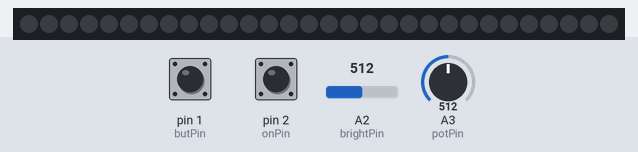
Recording of a sketch running on a simulated Arduino Uno, built with avr-gcc and run on an emulated ATmega328P. On the bench: 30 RGB LEDs in strip order, left to right. The test bench sets the inputs (shaded band); at power-on: pin 1 (butPin) HIGH, A3 (potPin) = 512, pin 2 (onPin) HIGH, A2 (brightPin) = 512. Dim RGB values are drawn brighter than linear.

Above: at 1.2 s.
1.3 s: pin 1 (butPin) pulled LOW for 0.15 s
At 1.75 s:
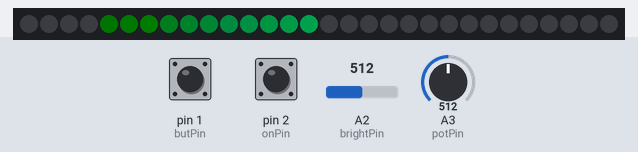
2.0 s: A3 (potPin) set to 1010
At 3.7 s:
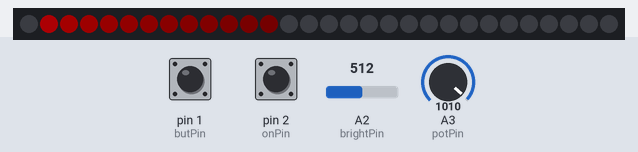
4.0 s: A3 (potPin) set to 306
At 4.76 s:
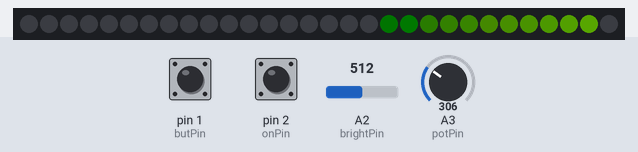
6.4 s: A3 (potPin) set to 1023
At 6.52 s:
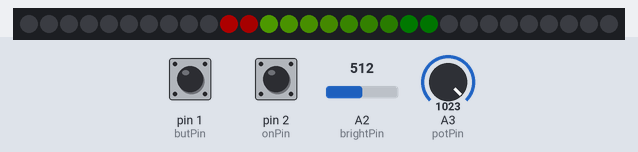
8.1 s: A3 (potPin) set to 716
At 8.55 s:
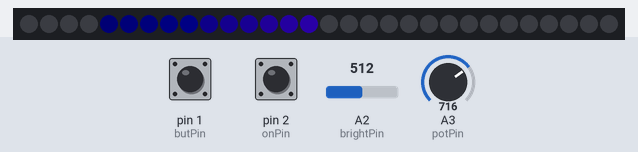
10.5 s: A3 (potPin) set to 511
At 10.67 s:
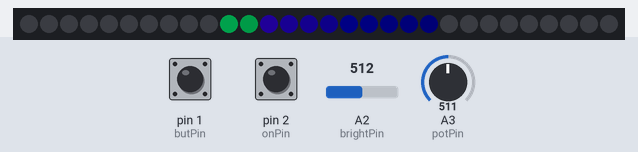
Timing chart, 0 to 13.0 s (numbered marks = the images above; inputs shaded):
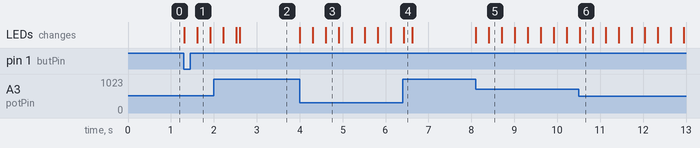

Measured:
- after the input at 1.3 s, the LEDs: first change at once (image 1 shows a later state)
- after the input at 2.0 s, the LEDs: first change after 0.21 s (image 2 shows a later state)
- after the input at 4.0 s, the LEDs: first change at once (image 3 shows a later state)
- after the input at 6.4 s, the LEDs: change at once (image 4)
- after the input at 8.1 s, the LEDs: first change at once (image 5 shows a later state)
- after the input at 10.5 s, the LEDs: change at once (image 6)

The sketch:

ATTinyLEDconrol.ino
```cpp
/*********************************************************************************************************************************
   The controller for a neato-burrito light that is on my bedroom window. A strip of 30 LEDs diffused by my venetian(sp?) blinds.
   It looks fucking dope and you're an idiot if you don't love it.
   I'm now going back through and I'm going to try and comment this as thoroughly as possible as an exercide in not being a shit
   coder.
 *********************************************************************************************************************************/

#include<FastLED.h>
const int NUM_LEDS = 30; //the number of LEDs on your light strip
const int ledPin = 0; //The pin those LEDs are on
const int butPin = 1; //The pin that will activate the cylon behavior
const int onPin = 2; //The pin that will activate the standard "lamp" behavior
const int potPin = A3; //The pin to which you will connect the potentiometer for color control
const int brightPin = A2; //The pin for the potentiometer that is to control the brightness of the light.

byte hue_ = 0;
byte lastHue = 0;
int but; //button 1 state variable (cylon) [I need to make this variable name not shitty]
int but2; //button 2 state variable (lamp) ^^
bool power = false; //boolean varibale controling cyclon behavior
bool allOn = false; //same for lamp behavior
bool rainy = false;

long lastDeb = 0;
long debDelay = 150;

CRGB led[NUM_LEDS]; //declaring the FastLED strip

//declaring the functions, details of which will be described down in the "here's what the functions are to do" area
void cylOn();
void lightOn();
void lightoff();
void rainbow();
void fadeall();

//The Setup
void setup() {
  FastLED.addLeds<WS2812B, ledPin, GRB>(led, NUM_LEDS); //Making FastLED do the thing
  pinMode(butPin, INPUT_PULLUP); //Self explanatory. PULLUP, so reverse logic
  pinMode(ledPin, OUTPUT); //^^
  pinMode(potPin, INPUT); //^^
  pinMode(onPin, INPUT_PULLUP); //^^

}

//The main loop
void loop() {
  but = digitalRead(butPin); //polling button
  but2 = digitalRead(onPin); //polling the other button
  int rainTime = analogRead(potPin);
  if (rainTime > 1000) {
    rainy = true;
  }
  else{
    rainy = false;
  }
  if ((millis() - lastDeb) > debDelay) {
    if (but == LOW) { //on button press (remember----reverse logic)
      power = !power; //flip the power variable to kick the function to the below power setting
      lastDeb = millis();
    }
    if (but2 == LOW) { //same but for button press of button 2
      allOn = !allOn; //ditto again but for the all-on setting
      lastDeb = millis();
    }
  }
  if (allOn && !power && !rainy) {
    lightOn(&allOn); //start cycling through the allOn function passing a pointer to the allOn variable so the function can change the state
  }
  else if (power && !allOn && !rainy) {
    cylOn(&power, &allOn); //Start cycling through the cylon function with the same pointer situation as allOn
  }
  else if (allOn && rainy && !power) {
    rainbow(&allOn, &rainy);
  }
  else if (!power && !allOn) { //The default off state when neither Cylon nor All-on functions are set
    lightOff(&power, &allOn); //run the lights off function to turn...the...lights...off?
  }

}

//The cylon function. Makes a beam of light bounce from end to end on the light strip.
void cylOn(bool *pP, bool *all_) {
  //make the beam of light do the thing
  for (int i = 0; i <= NUM_LEDS; i++) {
    byte hue = analogRead(potPin)/4; //read
    byte bright = analogRead(brightPin)/4;
    led[i] = CHSV(hue, 255, bright);
    fadeall();
    FastLED.show();
    FastLED.delay(20);
    if ((millis() - lastDeb) > debDelay) {
      if (!digitalRead(butPin)) { //keep polling to see if the process was cancelled
        *pP = false;
        *all_ = false;
        lastDeb = millis();
        return;
      }
    }
  }
  //make the whatever do the thing in the opposite direction
  for (int i = NUM_LEDS; i > 0; i--) {
    byte hue = analogRead(potPin)/4;
    byte bright = analogRead(brightPin)/4;
    led[i] = CHSV(hue, 255, bright);
    fadeall();
    FastLED.show();
    FastLED.delay(20);
    if ((millis() - lastDeb) > debDelay) {
      if (!digitalRead(butPin)) { //keep polling to see if the process was cancelled
        *pP = false;
        *all_ = false;
        lastDeb = millis();
        return;
      }
    }
  }
  *pP = true;
  *all_ = false;

}

//killing the lights. Super self-explanatory here
void lightOff(bool *offP, bool *allOffP) {
  for (int i = 0; i < NUM_LEDS; i++) {
    led[i] = CHSV(0, 0, 0);
  }
  FastLED.show();
  *offP = false; //flip them states
  *allOffP = false; //^^
}

//LET THERE BE LIIIIIIIIIIIIGHT!
void lightOn(bool *allOnP) {
  for (int i = 0; i < NUM_LEDS; i++) {
    byte hue = analogRead(potPin)/4; //Read them color and brightness states
    byte bright = analogRead(brightPin)/4;
    if ((millis() - lastDeb) > debDelay) {
      if (!digitalRead(onPin)) { //button polling
        *allOnP = false;
        lastDeb = millis();
        return;
      }
    }
    led[i] = CHSV(hue, 255, bright);
  }
  FastLED.show();
  *allOnP = true;
}

void fadeall() { //the scaling function for the led fades.
  for (int i = 0; i < NUM_LEDS; i++) {
    led[i].nscale8(200);
  }
}

void rainbow(bool *pows, bool *rains) { //a slow-progressing rainbow
  hue_ = lastHue;
  for (int i = 0; i < NUM_LEDS; i++) {
    int bright_ = analogRead(brightPin)/4;
    led[i] = CHSV(hue_, 255, bright_);
    hue_ += 3;
    if ((millis() - lastDeb) > debDelay) {
      if (digitalRead(onPin) == LOW) {
        *pows = false;
        *rains = false;
        lastDeb = millis();
        break;
      }
    }

    //delay(50);
  }
  lastHue += 3;
  FastLED.show();
  FastLED.delay(30);
  *pows = true;
  *rains = true;
}
```
